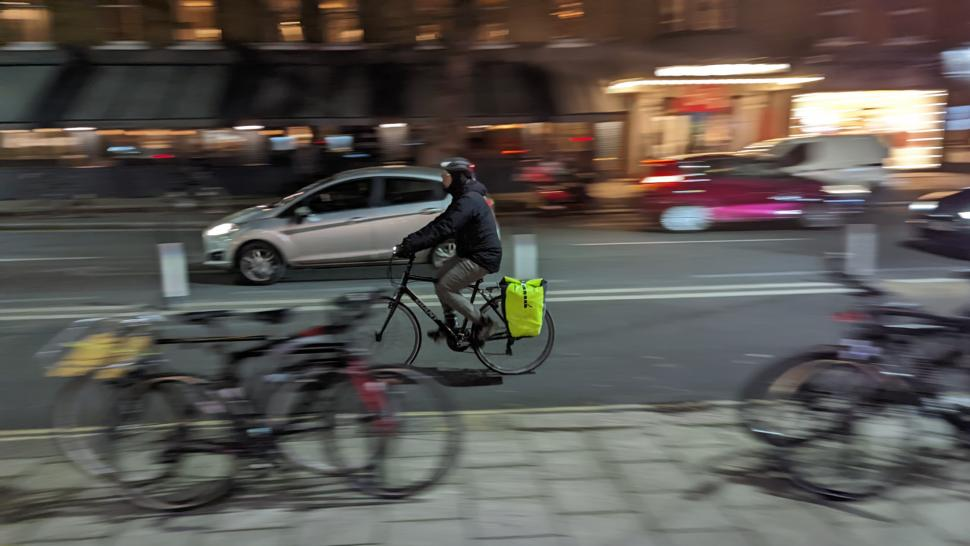
#> input picture buiod18/imgs/vest1.jpg, 970 x 546 px
$ python thresholder.py
#> lines starting #> are read from the running program, lines starting #| are printed output that depends on the picture; after the words box and inside, x2 and y2 are one past the last pixel; in counts of white or black regions, pixels touching at a corner belong together
import cv2
import sys
import numpy as np
#obtained from https://stackoverflow.com/questions/57469394/opencv-choosing-hsv-thresholds-for-color-filtering
#by user nathancy on stackOverflow
def nothing(x):
    pass

# Create a window
cv2.namedWindow('image')

# create trackbars for color change
cv2.createTrackbar('HMin','image',0,179,nothing) # Hue is from 0-179 for Opencv
#> slider 'HMin' is set to 35
cv2.createTrackbar('SMin','image',0,255,nothing)
#> slider 'SMin' is set to 51
cv2.createTrackbar('VMin','image',0,255,nothing)
#> slider 'VMin' is set to 51
cv2.createTrackbar('HMax','image',0,179,nothing)
#> slider 'HMax' is set to 179
cv2.createTrackbar('SMax','image',0,255,nothing)
#> slider 'SMax' is set to 255
cv2.createTrackbar('VMax','image',0,255,nothing)
#> slider 'VMax' is set to 255

# Set default value for MAX HSV trackbars.
cv2.setTrackbarPos('HMax', 'image', 179)
cv2.setTrackbarPos('SMax', 'image', 255)
cv2.setTrackbarPos('VMax', 'image', 255)

# Initialize to check if HSV min/max value changes
hMin = sMin = vMin = hMax = sMax = vMax = 0
phMin = psMin = pvMin = phMax = psMax = pvMax = 0

img = cv2.imread('./imgs/vest1.jpg')
#> img is the input picture: shape (546, 970, 3); mean B, G, R 81.3, 85.8, 90.4
output = img
waitTime = 33

while(1):

    # get current positions of all trackbars
    hMin = cv2.getTrackbarPos('HMin','image')
    sMin = cv2.getTrackbarPos('SMin','image')
    vMin = cv2.getTrackbarPos('VMin','image')

    hMax = cv2.getTrackbarPos('HMax','image')
    sMax = cv2.getTrackbarPos('SMax','image')
    vMax = cv2.getTrackbarPos('VMax','image')

    # Set minimum and max HSV values to display
    lower = np.array([hMin, sMin, vMin])
    upper = np.array([hMax, sMax, vMax])

    # Create HSV Image and threshold into a range.
    hsv = cv2.cvtColor(img, cv2.COLOR_BGR2HSV)
#> hsv: shape (546, 970, 3); mean H, S, V 63.8, 47.3, 94.7
    mask = cv2.inRange(hsv, lower, upper)
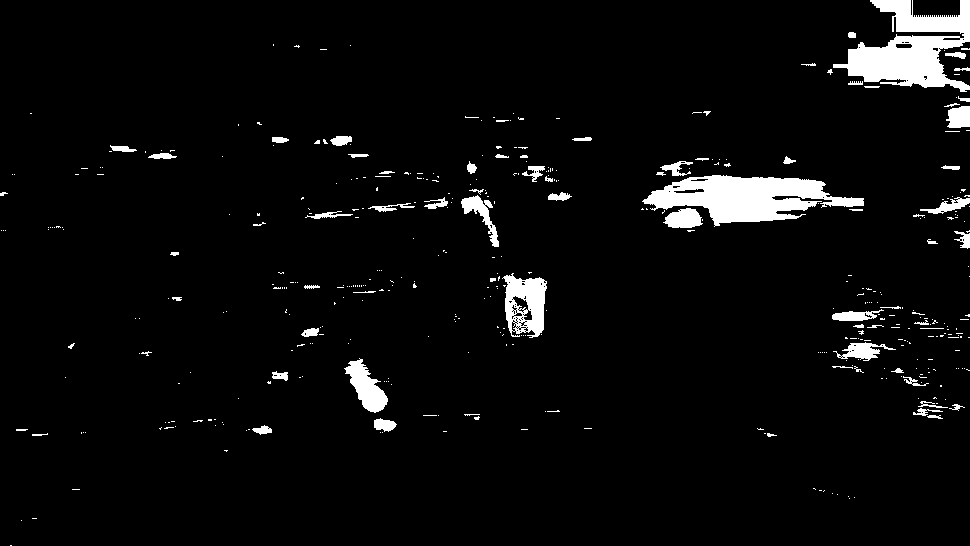
#> mask: shape (546, 970); 4.4% white; 432 white regions (357 under 20 px), largest, box (x1, y1, x2, y2) and area: (833, 0, 970, 92) 6249, (642, 175, 864, 227) 6144, (502, 273, 547, 338) 1836
    output = cv2.bitwise_and(img,img, mask= mask)
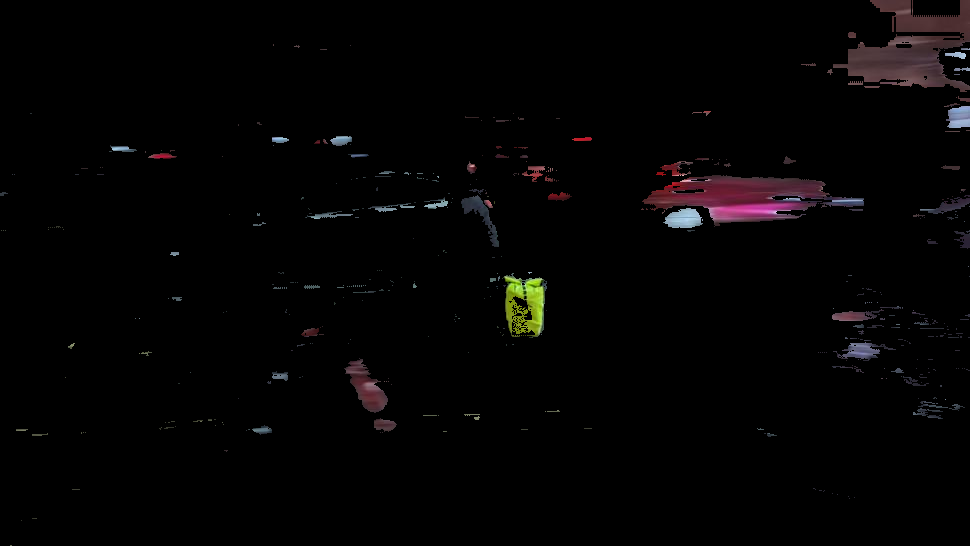
#> output: shape (546, 970, 3); mean B, G, R 3.3, 3.2, 4.2

    # Print if there is a change in HSV value
    if( (phMin != hMin) | (psMin != sMin) | (pvMin != vMin) | (phMax != hMax) | (psMax != sMax) | (pvMax != vMax) ):
        print("(hMin = %d , sMin = %d, vMin = %d), (hMax = %d , sMax = %d, vMax = %d)" % (hMin , sMin , vMin, hMax, sMax , vMax))
        phMin = hMin
        psMin = sMin
        pvMin = vMin
        phMax = hMax
        psMax = sMax
        pvMax = vMax

    # Display output image
    cv2.imshow('image',output)

    # Wait longer to prevent freeze for videos.
    if cv2.waitKey(waitTime) & 0xFF == ord('q'):
#> (key q is pressed here)
        break

cv2.destroyAllWindows()

$ run again, with buiod18/imgs/vest2.jpg copied over buiod18/imgs/vest1.jpg
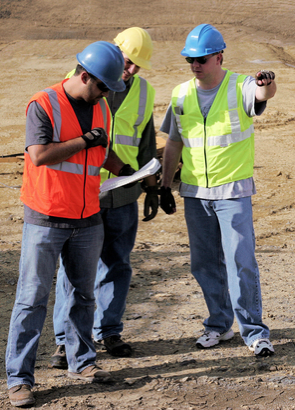
#> input picture buiod18/imgs/vest2.jpg, 295 x 410 px
#> img is the input picture: shape (410, 295, 3); mean B, G, R 102.2, 117.3, 132.1
#> hsv: shape (410, 295, 3); mean H, S, V 46.9, 85.9, 142.3
#> `mask = cv2.inRange(hsv, lower, upper)`:
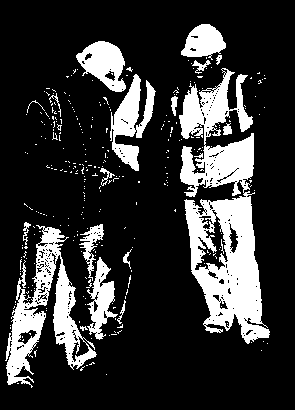
#> mask: shape (410, 295); 20.3% white; 305 white regions (286 under 20 px), largest, box (x1, y1, x2, y2) and area: (179, 68, 270, 344) 12096, (5, 225, 97, 388) 4886, (110, 74, 156, 171) 1941
#> `output = cv2.bitwise_and(img,img, mask= mask)`:
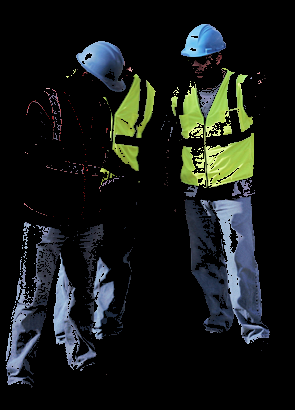
#> output: shape (410, 295, 3); mean B, G, R 23.9, 25.8, 22

$ run again, with buiod18/imgs/vest4.jpg copied over buiod18/imgs/vest1.jpg
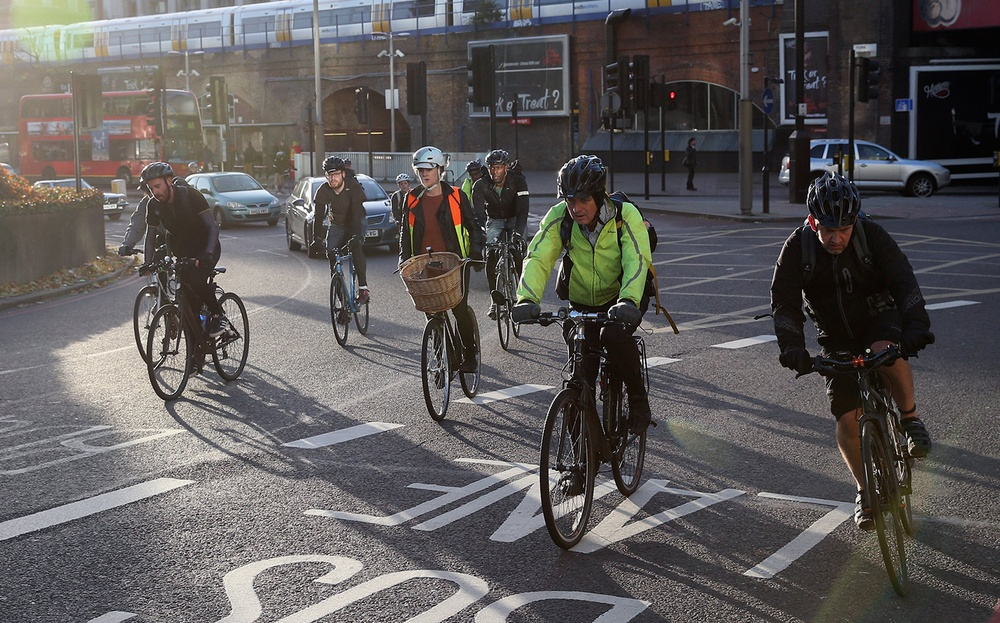
#> input picture buiod18/imgs/vest4.jpg, 1000 x 623 px, shrunk from 1440 x 897 before the run
#> img is the input picture: shape (623, 1000, 3); mean B, G, R 90.2, 90.8, 94
#> hsv: shape (623, 1000, 3); mean H, S, V 71.1, 40.2, 98.3
#> `mask = cv2.inRange(hsv, lower, upper)`:
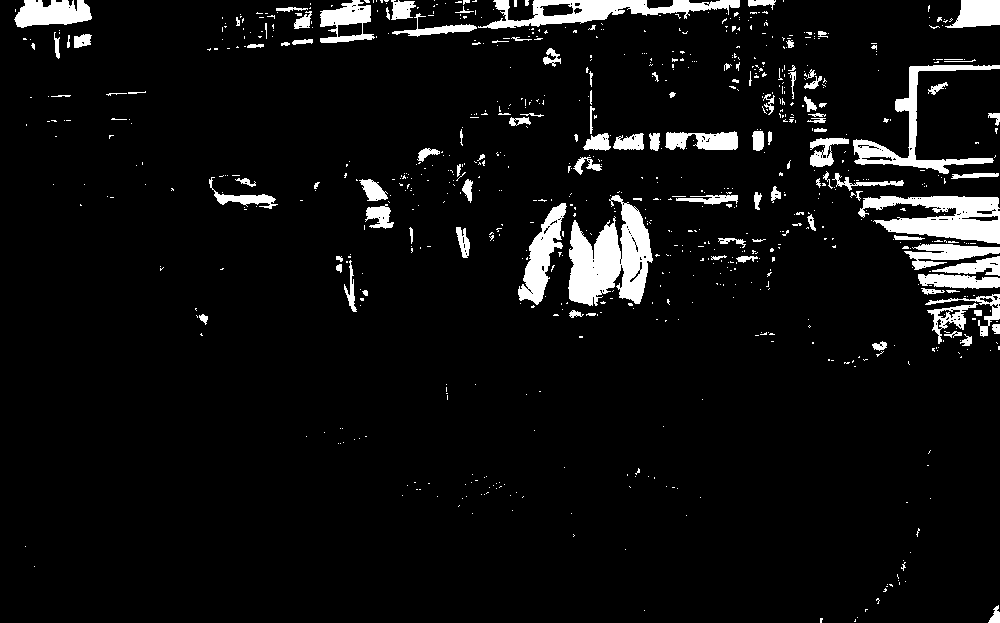
#> mask: shape (623, 1000); 6.3% white; 813 white regions (699 under 20 px), largest, box (x1, y1, x2, y2) and area: (568, 195, 653, 306) 5546, (858, 196, 1000, 244) 4006, (478, 0, 740, 29) 3119
#> `output = cv2.bitwise_and(img,img, mask= mask)`:
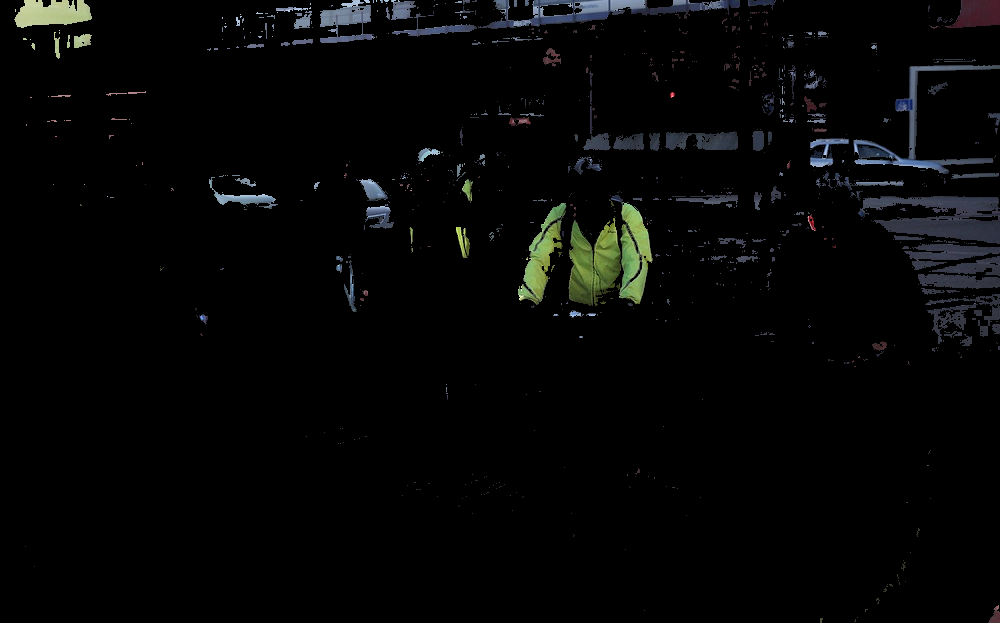
#> output: shape (623, 1000, 3); mean B, G, R 5.8, 6, 5.4
